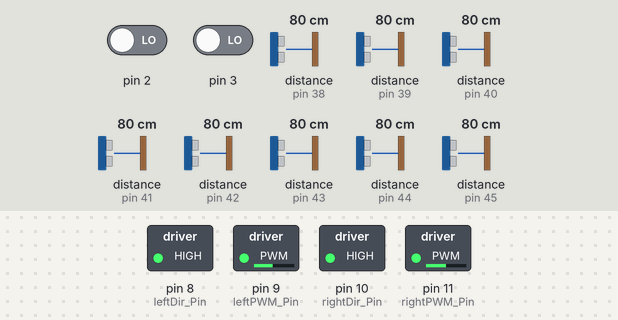
This sketch was run on a simulated Arduino Mega 2560, built with avr-gcc and run on an emulated ATmega2560. Parts: switched loads named in the sketch (green lamp = pin HIGH). Wiring (inferred from the names in the program): 8 × ultrasonic range finder: trigger pin 38, echo pin 38 / trigger pin 39, echo pin 39 / trigger pin 40, echo pin 40 / trigger pin 41, echo pin 41 / trigger pin 42, echo pin 42 / trigger pin 43, echo pin 43 / trigger pin 44, echo pin 44 / trigger pin 45, echo pin 45. The test bench sets the inputs (shaded band); at power-on: distance to the obstacle (sensors on pin 44, pin 38, pin 39, pin 40, pin 41, pin 42, pin 43, pin 45) 80 cm, pin 2 LOW, pin 3 LOW. The echo pulse lasts 58.3 µs per cm; what the sketch prints to the serial monitor is not drawn.

Above: at 1.2 s.
1.3 s: distance to the obstacle (sensor on pin 44) set to 2 cm
Timing chart, 0 to 4.3 s (numbered marks = the images above; inputs shaded):
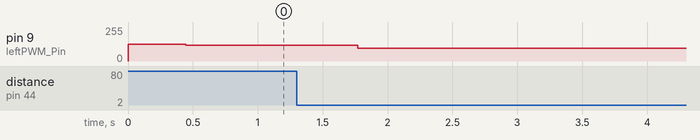

Measured:
- after the input at 1.3 s, pin 9 (leftPWM_Pin): 117/255 → 96/255 after 0.47 s

The sketch:

Assignment5.ino
```cpp
/*
*
*
*
*
*/

// if left > right then Diff = positive
// if left is further... need to slow down left sonar.

#include "globals.h"

int setpoint = 30;

float Kp = 1;

float Kd = 3;

float error = 0;

float p_error = 0;

float u = 0;

void setup()
{
    Serial.begin(9600);
    Serial1.begin(9600);
    Serial.println("Hello world");
    motor_init();
    setMotorSpeeds(50);
    writeMotorSpeeds();
    sonar_init();

}

void loop()
{

    for(;;)
    {
        ping();


        error = setpoint - sonarRead[6];

        //Test 30cm sonar read
        /*Serial.print("Right Sonar Read: ");
        Serial.println(sonarRead[6]);
        Serial.print("Left Sonar Read:  ");
        Serial.println(sonarRead[2]);*/

        u = -1 * error * Kp;
        u += -1 * (Kd * (error - p_error));
        leftDutyCyclePercent = bound(u, 38, 46);
        setSingleMotorSpeed(leftDutyCyclePercent, false);
        writeMotorSpeeds();
        p_error = error;


        /*Serial.print("Right Speed: ");
        Serial.println(rightDutyCyclePercent);
        Serial.print("Left Speed: ");
        Serial.println(leftDutyCyclePercent);*/
        /*
        float sonarAvg = (sonarRead[2]+sonarRead[6])/2;

        //sonar differences is the error
        int sonarDiff;
        error = sonarRead[2] - sonarRead[6];

        u = -1 * error * Kp;
        u += -1 * (Kd * (error - p_error));
        p_error = error;
        // if left is closer... left is smaller... diff is negative... error is positive
        //left speeds up
        // if left is further... need to slow down left sonar.
        if(u > 0)
        {
            leftDutyCyclePercent = bound(u, 38, 46);
        }
        else if(u < 0)
        {
            leftDutyCyclePercent = bound(u, 38, 46);
        }
        else if(u == 0)
        {
            leftDutyCyclePercent = bound(u, 42, 42);
        }
        setSingleMotorSpeed(leftDutyCyclePercent, false);
        writeMotorSpeeds();*/
    }

}

float bound(float x, float x_min, float x_max)
{
    x = x + 42;

    if (x < x_min) { x = x_min; }
    if (x > x_max) { x = x_max; }

    /*
    if (x > 0) { x = x_max; }
    if (x < 0) { x = x_min; }
    */

    return x;
}
```

Ping.ino
```cpp
/*
* initializes sonar pins
*/
void sonar_init()
{
    pinMode(FrontSonar_pin, OUTPUT);
    pinMode(Left45FrontSonar_pin, OUTPUT);
    pinMode(LeftSonar_pin, OUTPUT);
    pinMode(Left45RearSonar_pin, OUTPUT);
    pinMode(RearSonar_pin, OUTPUT);
    pinMode(Right45RearSonar_pin, OUTPUT);
    pinMode(RightSonar_pin, OUTPUT);
    pinMode(Right45FrontSonar_pin, OUTPUT);
}

/*
*   Returns a struct of sonar ranges
*/
void ping()
{
    sonarRead[0] = SonarRange(FrontSonar_pin);
    sonarRead[1] = SonarRange(Left45FrontSonar_pin);
    sonarRead[2] = SonarRange(LeftSonar_pin);
    sonarRead[3] = SonarRange(Left45RearSonar_pin);
    sonarRead[4] = SonarRange(RearSonar_pin);
    sonarRead[5] = SonarRange(Right45RearSonar_pin);
    sonarRead[6] = SonarRange(RightSonar_pin);
    sonarRead[7] = SonarRange(Right45FrontSonar_pin);
}

/*
* returns the range from a sonar
*/
float SonarRange(int sonar_pin)
{
    float echo;
    float range;
    pulseOut(sonar_pin);                      //sends out a ultrasonic pulse
    pinMode(sonar_pin, INPUT);
    echo = pulseIn (sonar_pin, HIGH);         //times the return pulse
    range = echo/58.0;                       //converts round trip pulse time to distance
    delay(50);
    return range;
}

//pings the ultrasonic sensor
void pulseOut(int pin)
{
    pinMode(pin, OUTPUT);
    digitalWrite(pin, HIGH);
    delayMicroseconds(10);
    digitalWrite(pin, LOW);
}
```

globals.h
```cpp
#ifndef _GLOBALS_H
#define _GLOBALS_H

/*
*
* Variables in this file are global to this sketch. Include only once
*
*
*/

//  encoder variables
extern void LogoPrint();
const int COUNTS_PER_CM = 71;
const int DIST_CM = 100;
const int DIST_TO_TRAVEL = DIST_CM * COUNTS_PER_CM;

volatile long LtCount = 0;
volatile long RtCount = 0;

int leftDir_Pin = 8;
int leftPWM_Pin = 9;
int rightDir_Pin = 10;
int rightPWM_Pin = 11;

int buzzer_Pin = 7;

int leftDutyCyclePercent;
int rightDutyCyclePercent;
int leftDutyCycle;
int rightDutyCycle;

int LtCountDel;
int RtCountDel;
int LtPrev;
int RtPrev;

int state = 0;
int next = 0;
unsigned long T0;
unsigned long T;

//pins for sonars
int FrontSonar_pin = 38;
int Left45FrontSonar_pin = 39;
int LeftSonar_pin = 40;
int Left45RearSonar_pin = 41;
int RearSonar_pin = 42;
int Right45RearSonar_pin = 43;
int RightSonar_pin = 44;
int Right45FrontSonar_pin = 45;

//array for reading ping
int sonarRead[8];

double vectorAngle;
float force;

float wanderHeading;

#endif /* _GLOBALS_H */
```

motor.ino
```cpp
/*
*   File: motor.ino
*/

void motor_init()
{
    attachInterrupt(1, LtEncoderRead, RISING); //pin 3
    attachInterrupt(0, RtEncoderRead, RISING); //pin 2

    //setup motor control pins
    pinMode(leftDir_Pin, OUTPUT);
    pinMode(leftPWM_Pin, OUTPUT);
    pinMode(rightDir_Pin, OUTPUT);
    pinMode(rightPWM_Pin, OUTPUT);

    //initialize motor speeds to equal values
    leftDutyCyclePercent = 42;
    rightDutyCyclePercent = 50;
    leftDutyCycle = leftDutyCyclePercent * 255 / 100;
    rightDutyCycle = rightDutyCyclePercent * 255 / 100;

    //set motor direction forward
    digitalWrite(leftDir_Pin, HIGH);
    digitalWrite(rightDir_Pin, HIGH);

    // turn on motors
    motor_stop();

    LtCount = 0;
    RtCount = 0;
}

void LtEncoderRead()
{
    LtCount += 1;
}

void RtEncoderRead()
{
    RtCount += 1;
}

void setMotorSpeeds(int dutyCyclePercent)
{
    leftDutyCycle = dutyCyclePercent * 255 / 100;
    rightDutyCycle = dutyCyclePercent * 255 / 100;
}

void setSingleMotorSpeed(int dutyCyclePercent, bool isRightMotor)
{
    if(isRightMotor)
    {
        rightDutyCycle = dutyCyclePercent * 255 / 100;
    }
    else
    {
        leftDutyCycle = dutyCyclePercent * 255 / 100;
    }
}

void writeMotorSpeeds()
{
    analogWrite(leftPWM_Pin, leftDutyCycle);
    analogWrite(rightPWM_Pin, rightDutyCycle);
}

void motor_stop()
{
    setMotorSpeeds(0);
    writeMotorSpeeds();
}
```
